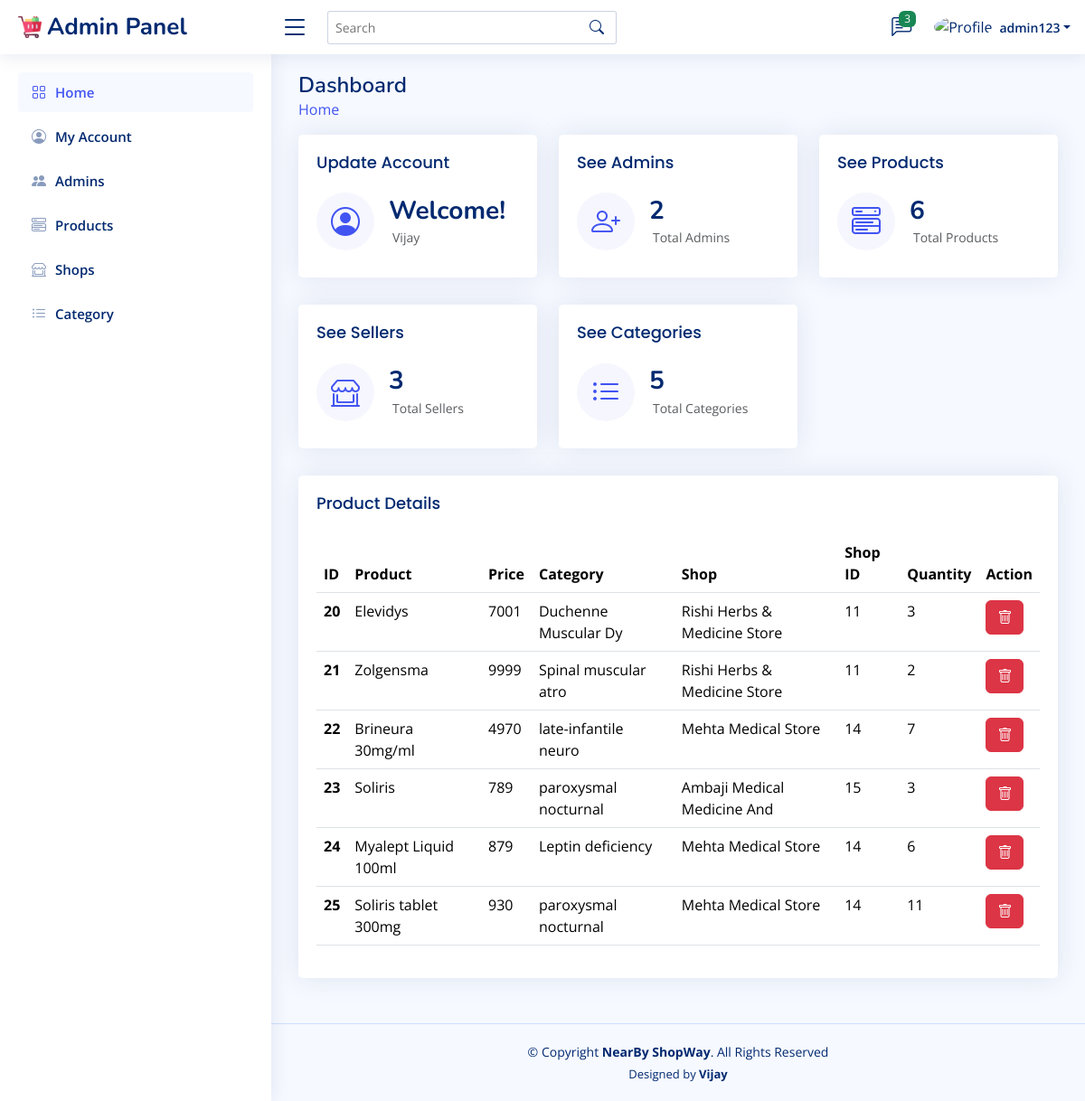
Page /admin/home.php (signed in) on the committed database.
### tables this page shows
CREATE TABLE `admin_ac` (
  `id` int(10) NOT NULL,
  `name` varchar(40) NOT NULL,
  `password` varchar(100) NOT NULL
);

CREATE TABLE `products` (
  `id` int(10) NOT NULL,
  `name` varchar(100) NOT NULL,
  `category` varchar(20) NOT NULL,
  `price` int(10) NOT NULL,
  `image_01` varchar(100) NOT NULL,
  `image_02` varchar(100) NOT NULL,
  `image_03` varchar(100) NOT NULL,
  `details` varchar(500) NOT NULL,
  `stock` int(10) NOT NULL,
  `shop_name` varchar(30) NOT NULL,
  `shop_id` int(10) DEFAULT NULL
);

### admin/home.php (the view, shortened to what this page needs)
<?php
include('../components/connect.php');
include('../components/admin_header.php');
?>
<main id="main" class="main">
	<div class="pagetitle">
		<h1>Dashboard</h1>
		<nav>
			<ol class="breadcrumb">
				<li class="breadcrumb-item"><a href="home.php">Home</a></li>
			</ol>
		</nav>
	</div>
	<section class="section dashboard ">
		<div class="row ">
			<div class="col-lg-12">
				<div class="row d-flex">
					<div class="col-xxl-4 col-md-4 col-sm-6">
						<div class="card info-card sales-card">
							<a href="update_account.php">
								<div class="card-body">
									<h5 class="card-title">Update Account</h5>
									<div class="d-flex align-items-center">
										<div class="card-icon rounded-circle d-flex align-items-center justify-content-center">
											<i class="bi bi-person-circle"></i>
										</div>
										<div class="ps-3">
											<h6>Welcome!</h6>
											<span class="text-muted small pt-2 ps-1">Vijay</span>
										</div>
									</div>
								</div>
							</a>
						</div>
					</div>
					<?php
					$admin = "SELECT COUNT(*) AS count FROM admin_ac";
					$admin_ex = mysqli_query($conn, $admin);
					$row = mysqli_fetch_assoc($admin_ex);
					$no = $row['count'];
					?>
					<div class="col-xxl-4 col-md-4 col-sm-6">
						<div class="card info-card sales-card">
							<a href="admins.php">
								<div class="card-body">
									<h5 class="card-title">See Admins</h5>
									<div class="d-flex align-items-center">
										<div class="card-icon rounded-circle d-flex align-items-center justify-content-center">
											<i class="bi bi-person-plus"></i>
										</div>
										<div class="ps-3">
											<h6><?= $no ?></h6>
											<span class="text-muted small pt-2 ps-1">Total Admins</span>
										</div>
									</div>
								</div>
							</a>
						</div>
					</div>
					<?php
					$admin = "SELECT COUNT(*) AS count FROM products";
					$admin_ex = mysqli_query($conn, $admin);
					$row = mysqli_fetch_assoc($admin_ex);
					$no = $row['count'];
					?>
					<div class="col-xxl-4 col-md-4 col-sm-6">
						<div class="card info-card sales-card">
							<a href="products.php">
								<div class="card-body">
									<h5 class="card-title">See Products</h5>
									<div class="d-flex align-items-center">
										<div class="card-icon rounded-circle d-flex align-items-center justify-content-center">
											<i class="bi bi-menu-button-wide"></i></i>
										</div>
										<div class="ps-3">
											<h6><?= $no ?></h6><span class="text-muted small pt-2 ps-1">Total Products</span>
										</div>
									</div>
								</div>
							</a>
						</div>
					</div>
					<?php
					$admin = "SELECT COUNT(*) AS count FROM shopkeeper_ac";
					$admin_ex = mysqli_query($conn, $admin);
					$row = mysqli_fetch_assoc($admin_ex);
					$no = $row['count'];
					?>
					<div class="col-xxl-4 col-md-4 col-sm-6">
						<div class="card info-card sales-card">
							<a href="shops.php">
								<div class="card-body">
									<h5 class="card-title">See Sellers</h5>
									<div class="d-flex align-items-center">
										<div class="card-icon rounded-circle d-flex align-items-center justify-content-center">
											<i class="bi bi-shop-window"></i>
										</div>
										<div class="ps-3">
											<h6><?= $no ?></h6><span class="text-muted small pt-2 ps-1">Total Sellers</span>
										</div>
									</div>
								</div>
							</a>
						</div>
					</div>
					<?php
					$admin = "SELECT COUNT(distinct category) AS count FROM products";
					$admin_ex = mysqli_query($conn, $admin);
					$row = mysqli_fetch_assoc($admin_ex);
					$no = $row['count'];
					?>
					<div class="col-xxl-4 col-md-4 col-sm-6">
						<div class="card info-card sales-card">
							<a href="category.php">
								<div class="card-body">
									<h5 class="card-title">See Categories</h5>
									<div class="d-flex align-items-center">
										<div class="card-icon rounded-circle d-flex align-items-center justify-content-center">
											<i class="bi bi-list-ul"></i>
										</div>
										<div class="ps-3">
											<h6><?= $no ?></h6><span class="text-muted small pt-2 ps-1">Total Categories</span>
										</div>
									</div>
								</div>
							</a>
						</div>
					</div>
				</div>
			</div>
		</div>
		<section class="section">
			<div class="row">
				<div class="col-lg-12">
					<div class="card">
						<div class="card-body">
							<h5 class="card-title">Product Details</h5>
							<table class="table datatable">
								<thead>
									<tr>
										<th scope="col">ID</th>
										<th scope="col">Product</th>
										<th scope="col">Price</th>
										<th scope="col">Category</th>
										<th scope="col">Shop</th>
										<th scope="col">Shop ID</th>
										<th scope="col">Quantity</th>
										<th scope="col">Action</th>
									</tr>
								</thead>
								<tbody>
									<?php
									if (isset($_SESSION["search_query"])) {
										$search_query = $_SESSION["search_query"];
										$sql = "SELECT * FROM products WHERE name LIKE ?";
										$stmt = $conn->prepare($sql);
										$searchTerm = "%$search_query%";
										$stmt->bind_param("s", $searchTerm);
										$stmt->execute();
										$result = $stmt->get_result();
									} else {
										$select_admin = "SELECT * FROM products";
										$stmt = $conn->prepare($select_admin);
										$stmt->execute();
										$result = $stmt->get_result();
									}
									if ($result->num_rows > 0) {
										while ($row = $result->fetch_assoc()) {
									?>
											<tr>
												<th scope="row"><?php echo $row['id']; ?></th>
												<td><?php echo $row['name']; ?></th>
												<td><?php echo $row['price']; ?></td>
												<td><?php echo $row['category']; ?></td>
												<td><?php echo $row['shop_name']; ?></td>
												<td><?php echo $row['shop_id']; ?></td>
												<td><?php echo $row['stock']; ?></td>
												<td>
													<a href="products.php?delete=<?= $row['id']; ?>" onclick="return confirm('delete this product?')">
														<button type="button" class="btn btn-danger"><i class="bi bi-trash"></i></button>
													</a>
												</td>
											</tr>
									<?php
										}
									} else {
										echo '<p class="text-align-center">No products available!</p>';
									}
									?>
								</tbody>
							</table>
						</div>
					</div>
				</div>
			</div>
		</section>
</main>
<?php
include('../components/admin_footer.php');
?>

### components/admin_header.php (shortened to what this page needs)
<?php
$admin_id = $_SESSION['admin_id'];
?>
<!DOCTYPE html>
<html lang="en">
<head>
    <link href="../assets/vendor/bootstrap/css/bootstrap.min.css" rel="stylesheet">
    <link href="../assets/vendor/bootstrap-icons/bootstrap-icons.css" rel="stylesheet">
    <link href="../assets/css/admin_style.css" rel="stylesheet">
</head>
<body>
    <header id="header" class="header fixed-top d-flex align-items-center">
        <div class="d-flex align-items-center justify-content-between">
            <a href="../admin/home.php" class="logo d-flex align-items-center">
                <img src="../assets/img/trolley.png" alt="">
                <span class="d-none d-lg-block">Admin Panel</span>
            </a>
            <i class="bi bi-list toggle-sidebar-btn"></i>
        </div>
        <div class="search-bar">
            <form class="search-form d-flex align-items-center" method="POST" action="">
                <input type="text" name="query" placeholder="Search" title="Enter search keyword">
                <button type="submit" title="Search"><i class="bi bi-search"></i></button>
            </form>
        </div>
        <nav class="header-nav ms-auto">
            <ul class="d-flex align-items-center">
                <li class="nav-item dropdown">
                    <a class="nav-link nav-icon" href="../admin/feedback.php" data-bs-toggle="dropdown">
                        <i class="bi bi-chat-left-text"></i>
                        <span class="badge bg-success badge-number">3</span>
                    </a>
                </li>
                <li class="nav-item dropdown pe-3">
                    <?php
                    $select_profile = "SELECT * FROM admin_ac WHERE id = '$admin_id'";
                    $profile = mysqli_query($conn, $select_profile);
                    $fetch = mysqli_fetch_assoc($profile);
                    ?>
                    <a class="nav-link nav-profile d-flex align-items-center pe-0" href="#" data-bs-toggle="dropdown">
                        <img src="../assets/img/profile-img.jpg" alt="Profile" class="rounded-circle">
                        <span class="d-none d-md-block dropdown-toggle ps-2"><?php echo $fetch['name']; ?></span>
                    </a>
                </li>
            </ul>
        </nav>
    </header>
    <aside id="sidebar" class="sidebar">
        <ul class="sidebar-nav" id="sidebar-nav">
            <li class="nav-item">
                <a class="nav-link " href="home.php">
                    <i class="bi bi-grid"></i>
                    <span>Home</span>
                </a>
            </li>
            <li class="nav-item">
                <a class="nav-link collapsed" href="update_account.php">
                    <i class="bi bi-person-circle"></i>
                    <span>My Account</span>
                </a>
            </li>
            <li class="nav-item">
                <a class="nav-link collapsed" href="admins.php">
                    <i class="bi bi-people-fill"></i>
                    <span>Admins</span>
                </a>
            </li>
            <li class="nav-item">
                <a class="nav-link collapsed" href="products.php">
                    <i class="bi bi-menu-button-wide"></i>
                    <span>Products</span>
                </a>
            </li>
            <li class="nav-item">
                <a class="nav-link collapsed" href="shops.php">
                    <i class="bi bi-shop-window"></i>
                    <span>Shops</span>
                </a>
            </li>
            <li class="nav-item">
                <a class="nav-link collapsed" href="category.php">
                    <i class="bi bi-list-ul"></i>
                    <span>Category</span>
                </a>
            </li>
        </ul>
    </aside>

### assets/css/admin_style.css (style rules this page uses)
:root { scroll-behavior: smooth; }
body { font-family: "Open Sans", sans-serif; background: #f6f9ff; color: #444444; }
a { color: #4154f1; text-decoration: none; }
h1, h2, h3, h4, h5, h6 { font-family: "Nunito", sans-serif; }
#main { margin-top: 60px; padding: 20px 30px; transition: all 0.3s; }
.pagetitle { margin-bottom: 10px; }
.pagetitle h1 { font-size: 24px; margin-bottom: 0; font-weight: 600; color: #012970; }
.card { margin-bottom: 30px; border: none; border-radius: 5px; box-shadow: 0px 0 30px rgba(1, 41, 112, 0.1); }
.card-title { padding: 20px 0 15px 0; font-size: 18px; font-weight: 500; color: #012970; font-family: "Poppins", sans-serif; }
.card-body { padding: 0 20px 20px 20px; width: 100%; }
.logo { line-height: 1; }
@media (min-width: 1200px) { .logo { width: 280px; } }
.logo img { max-height: 26px; margin-right: 6px; }
.logo span { font-size: 26px; font-weight: 700; color: #012970; font-family: "Nunito", sans-serif; }
.header { transition: all 0.5s; z-index: 997; height: 60px; box-shadow: 0px 2px 20px rgba(1, 41, 112, 0.1); background-color: #fff; padding-left: 20px; }
.header .toggle-sidebar-btn { font-size: 32px; padding-left: 10px; cursor: pointer; color: #012970; }
.header .search-bar { min-width: 360px; padding: 0 20px; }
.header .search-form { width: 100%; }
.header .search-form input { border: 0; font-size: 14px; color: #012970; border: 1px solid rgba(1, 41, 112, 0.2); padding: 7px 38px 7px 8px; border-radius: 3px; transition: 0.3s; width: 100%; }
.header .search-form button { border: 0; padding: 0; margin-left: -30px; background: none; }
.header .search-form button i { color: #012970; }
.header-nav ul { list-style: none; }
.header-nav>ul { margin: 0; padding: 0; }
.header-nav .nav-icon { font-size: 22px; color: #012970; margin-right: 25px; position: relative; }
.header-nav .nav-profile { color: #012970; }
.header-nav .nav-profile img { max-height: 36px; }
.header-nav .nav-profile span { font-size: 14px; font-weight: 600; }
.header-nav .badge-number { position: absolute; inset: -2px -5px auto auto; font-weight: normal; font-size: 12px; padding: 3px 6px; }
.sidebar { position: fixed; top: 60px; left: 0; bottom: 0; width: 300px; z-index: 996; transition: all 0.3s; padding: 20px; overflow-y: auto; scrollbar-width: thin; scrollbar-color: #aab7cf transparent; box-shadow: 0px 0px 20px rgba(1, 41, 112, 0.1); background-color: #fff; }
@media (min-width: 1200px) { #main, #footer { margin-left: 300px; } }
.sidebar-nav { padding: 0; margin: 0; list-style: none; }
.sidebar-nav li { padding: 0; margin: 0; list-style: none; }
.sidebar-nav .nav-item { margin-bottom: 5px; }
.sidebar-nav .nav-link { display: flex; align-items: center; font-size: 15px; font-weight: 600; color: #4154f1; transition: 0.3; background: #f6f9ff; padding: 10px 15px; border-radius: 4px; }
.sidebar-nav .nav-link i { font-size: 16px; margin-right: 10px; color: #4154f1; }
.sidebar-nav .nav-link.collapsed { color: #012970; background: #fff; }
.sidebar-nav .nav-link.collapsed i { color: #899bbd; }
.dashboard .info-card { padding-bottom: 10px; }
.dashboard .info-card h6 { font-size: 28px; color: #012970; font-weight: 700; margin: 0; padding: 0; }
.dashboard .card-icon { font-size: 32px; line-height: 0; width: 64px; height: 64px; flex-shrink: 0; flex-grow: 0; }
.dashboard .sales-card .card-icon { color: #4154f1; background: #f6f6fe; }
.dashboard a { display: inline-block !important; }

### rows in the picture
admin_ac: name "admin123"
products: id "20", name "Elevidys", price "7001", category "Duchenne Muscular Dy", shop_name "Rishi Herbs & Medicine Store", shop "11", stock "3"
products: id "21", name "Zolgensma", price "9999", category "Spinal muscular atro", shop_name "Rishi Herbs & Medicine Store", shop "11", stock "2"
products: id "22", name "Brineura 30mg/ml", price "4970", category "late-infantile neuro", shop_name "Mehta Medical Store", shop "14", stock "7"
products: id "23", name "Soliris", price "789", category "paroxysmal nocturnal", shop_name "Ambaji Medical Medicine And", shop "15", stock "3"
products: id "24", name "Myalept Liquid 100ml", price "879", category "Leptin deficiency", shop_name "Mehta Medical Store", shop "14", stock "6"
products: id "25", name "Soliris tablet 300mg", price "930", category "paroxysmal nocturnal", shop_name "Mehta Medical Store", shop "14", stock "11"

### other values in the picture
$no "2"
$no "6"
$no "3"
$no "5"
